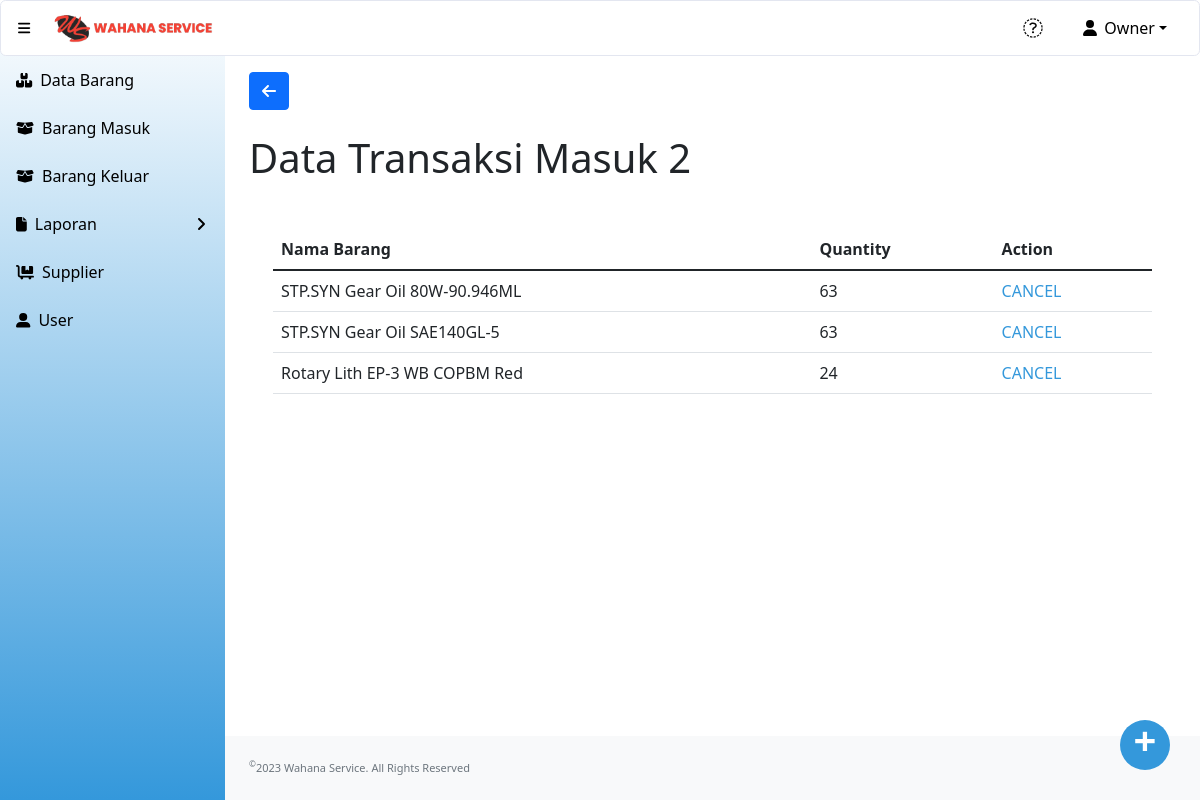
Before: /detail_restock.php?id_tr_masuk=2 (signed in) with the older database file.
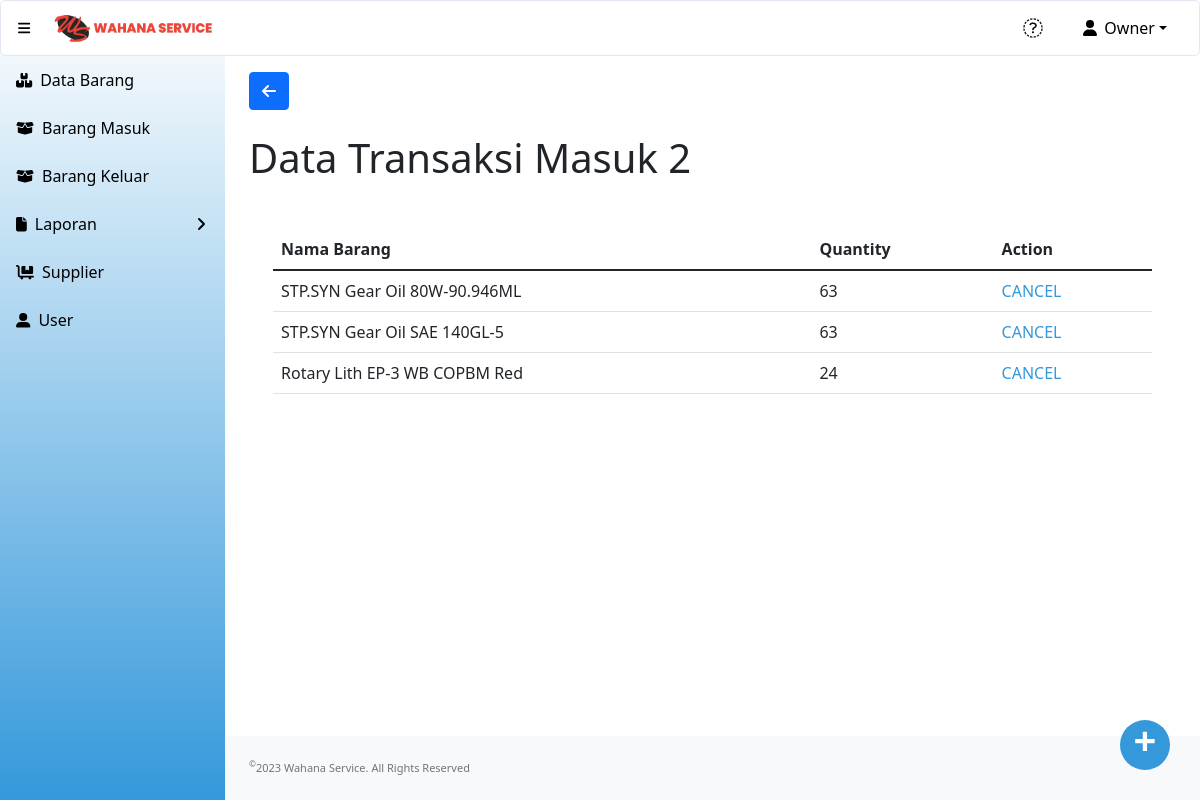
After: the same page with the newer database file.
### tables this page shows
CREATE TABLE `barang_masuk` (
  `id_masuk` int(11) NOT NULL,
  `id_tr_masuk` int(11) NOT NULL,
  `id_produk` int(11) NOT NULL,
  `stok` int(11) NOT NULL,
  `status_bmasuk` enum('0','1') NOT NULL
);

CREATE TABLE `produk` (
  `id_produk` int(11) NOT NULL,
  `nama_produk` varchar(100) NOT NULL,
  `jenis_barang` varchar(100) NOT NULL,
  `qty` int(10) NOT NULL,
  `harga` int(10) NOT NULL,
  `min_qty` int(11) NOT NULL
);

### detail_restock.php (the view, shortened to what this page needs)
<?php
include "conn.php";
?>
<!DOCTYPE html>
<html lang="en">
    <head>
        <link href="https://cdn.jsdelivr.net/npm/simple-datatables@latest/dist/style.css" rel="stylesheet" />
        <link href="css/styles.css" rel="stylesheet" />
    </head>
    <?php
        $id_tr_masuk=$_GET['id_tr_masuk'];
    ?>
    <body class="sb-nav-fixed">
    <?php include "head.php"; ?>
        <div id="layoutSidenav">
        <?php include "menu.php"; ?>
            </div>
            <div id="layoutSidenav_content">
                <main>
                    <div class="container-fluid px-4">
                    <a href="restock_barang.php" class="btn btn-primary mt-3"><i class="fa-solid fa-arrow-left">Kembali</i></a>
                        <h1 class="mt-4" style="padding-bottom:15px";>Data Transaksi Masuk <?=$id_tr_masuk?></h1>
                        <div class="container-fluid px-4">
                        <br>
                            <div class="table-responsive">
                                <table class="table">
                                        <thead>
                                            <tr>
                                                <th>Nama Barang</th>
                                                <th>Quantity</th>
                                                <?php if($_SESSION['level'] == "owner"){?>
                                                <th>Action</th>
                                                <?php } else if ($_SESSION['level'] == "admin"){?>
                                                <th>Status</th>
                                                <?php } ?>
                                            </tr>
                                        </thead>
                                        <tbody>
                                            <?php
                                                $sSQL="select * from barang_masuk m, transaksi_masuk tm, produk p where m.id_tr_masuk = tm.id_tr_masuk and p.id_produk = m.id_produk and m.id_tr_masuk = '$id_tr_masuk'";
                                                $result=mysqli_query($koneksi, $sSQL);
                                                if (mysqli_num_rows($result) > 0)
                                                {
                                                    while ($row=mysqli_fetch_assoc($result))
                                                    {
                                                        $produk = $row['nama_produk'];
                                                        $stok = $row['stok'];
                                                        $status_bmasuk = $row['status_bmasuk'];
                                                        $id_masuk = $row['id_masuk'];
                                            ?>
                                                <tr>
                                                    <td><?php echo $produk;?></td>
                                                    <td><?php echo $stok;?></td>
                                                    <?php if($_SESSION['level'] == "owner"){
                                                        if ($status_bmasuk == 0){ ?>
                                                    <td><?php echo "<a href='cancel_bmasuk.php?id_masuk=$id_masuk' class='action' onclick='return konfirmasi();' >CANCEL</a>";?></td>
                                                       <?php }else{ ?>
                                                           <td> CANCELED </td>
                                                       <?php }} else if($_SESSION['level'] == "admin"){
                                                        if ($status_bmasuk == 0){ ?>
                                                    <td>VALID</td>
                                                       <?php }else{ ?>
                                                           <td> CANCELED </td>
                                                       <?php }} ?>
                                                </tr>
                                            <?php
                                                    }
                                                }
                                            ?>
                                        </tbody>
                                    </table>
                                </div>
                            </div>
                    <?php echo "<a href='add_detail_restock.php?id_tr_masuk=$id_tr_masuk' class='act-btn'>
                        +
                    </a>"?>
                </main>
                <footer class="py-4 bg-light mt-auto">
                    <div class="container-fluid px-4">
                        <div class="d-flex align-items-center justify-content-between small">
                           <div class="text-muted"><sup>&copy;</sup>2023 Wahana Service. All Rights Reserved</div>
                        </div>
                    </div>
                </footer>
            </div>
    </body>
</html>

Changed rows visible on the page:
changed through a linked row, barang_masuk: id_produk.nama_produk "STP.SYN Gear Oil SAE140GL-5" → "STP.SYN Gear Oil SAE 140GL-5"
